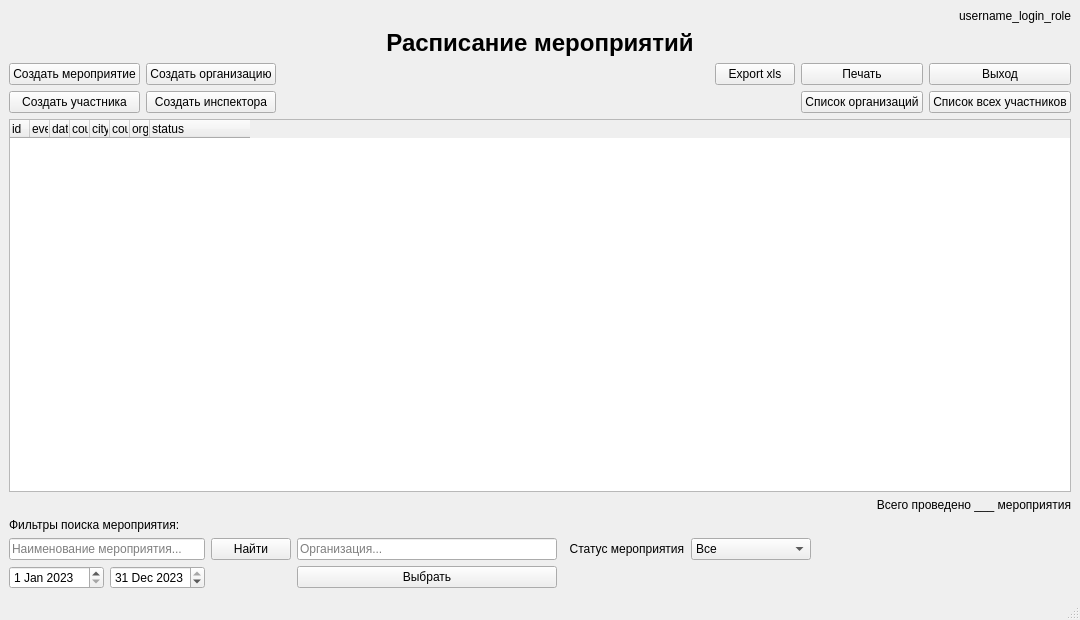
<?xml version="1.0" encoding="UTF-8"?>
<ui version="4.0">
 <class>Event_shedule</class>
 <widget class="QMainWindow" name="Event_shedule">
  <property name="geometry">
   <rect>
    <x>0</x>
    <y>0</y>
    <width>1080</width>
    <height>620</height>
   </rect>
  </property>
  <property name="windowTitle">
   <string>Event</string>
  </property>
  <widget class="QWidget" name="centralwidget">
   <layout class="QGridLayout" name="gridLayout_2">
    <item row="6" column="0" colspan="2">
     <widget class="QLabel" name="label_find_event">
      <property name="text">
       <string>Фильтры поиска мероприятия:</string>
      </property>
     </widget>
    </item>
    <item row="4" column="0" colspan="6">
     <widget class="QTreeWidget" name="tree_event_shedule">
      <property name="sizeAdjustPolicy">
       <enum>QAbstractScrollArea::AdjustToContents</enum>
      </property>
      <property name="columnCount">
       <number>8</number>
      </property>
      <attribute name="headerMinimumSectionSize">
       <number>20</number>
      </attribute>
      <attribute name="headerDefaultSectionSize">
       <number>20</number>
      </attribute>
      <attribute name="headerStretchLastSection">
       <bool>false</bool>
      </attribute>
      <column>
       <property name="text">
        <string>id</string>
       </property>
      </column>
      <column>
       <property name="text">
        <string notr="true">event_name</string>
       </property>
      </column>
      <column>
       <property name="text">
        <string notr="true">date_time</string>
       </property>
      </column>
      <column>
       <property name="text">
        <string notr="true">country</string>
       </property>
      </column>
      <column>
       <property name="text">
        <string notr="true">city</string>
       </property>
      </column>
      <column>
       <property name="text">
        <string notr="true">count</string>
       </property>
      </column>
      <column>
       <property name="text">
        <string>organization</string>
       </property>
      </column>
      <column>
       <property name="text">
        <string>status</string>
       </property>
      </column>
     </widget>
    </item>
    <item row="3" column="0">
     <widget class="QPushButton" name="pushButton_create_participant">
      <property name="text">
       <string>Создать участника</string>
      </property>
     </widget>
    </item>
    <item row="5" column="3" colspan="3">
     <widget class="QLabel" name="label_total_completed_events">
      <property name="text">
       <string>Всего проведено ___ мероприятия</string>
      </property>
      <property name="alignment">
       <set>Qt::AlignRight|Qt::AlignTrailing|Qt::AlignVCenter</set>
      </property>
     </widget>
    </item>
    <item row="3" column="1">
     <widget class="QPushButton" name="pushButton_create_inspector">
      <property name="text">
       <string>Создать инспектора</string>
      </property>
     </widget>
    </item>
    <item row="0" column="3" colspan="3">
     <widget class="QLabel" name="label_username_login_role">
      <property name="text">
       <string>username_login_role</string>
      </property>
      <property name="alignment">
       <set>Qt::AlignRight|Qt::AlignTrailing|Qt::AlignVCenter</set>
      </property>
     </widget>
    </item>
    <item row="1" column="0" colspan="6">
     <widget class="QLabel" name="label_event_shedule">
      <property name="font">
       <font>
        <pointsize>18</pointsize>
        <weight>75</weight>
        <bold>true</bold>
       </font>
      </property>
      <property name="text">
       <string>Расписание мероприятий</string>
      </property>
      <property name="alignment">
       <set>Qt::AlignCenter</set>
      </property>
     </widget>
    </item>
    <item row="2" column="1">
     <widget class="QPushButton" name="pushButton_create_organization">
      <property name="text">
       <string>Создать организацию</string>
      </property>
     </widget>
    </item>
    <item row="2" column="3">
     <widget class="QPushButton" name="pushButton_export_xls">
      <property name="text">
       <string>Export xls</string>
      </property>
     </widget>
    </item>
    <item row="2" column="4">
     <widget class="QPushButton" name="pushButton_print">
      <property name="text">
       <string>Печать</string>
      </property>
     </widget>
    </item>
    <item row="7" column="0" colspan="6">
     <layout class="QGridLayout" name="gridLayout">
      <item row="0" column="4">
       <widget class="QLabel" name="label_status_event">
        <property name="text">
         <string>  Статус мероприятия</string>
        </property>
       </widget>
      </item>
      <item row="1" column="1">
       <widget class="QDateEdit" name="dateEdit_finish_event">
        <property name="date">
         <date>
          <year>2023</year>
          <month>12</month>
          <day>31</day>
         </date>
        </property>
       </widget>
      </item>
      <item row="1" column="3">
       <widget class="QPushButton" name="pushButton_select_organization">
        <property name="text">
         <string>Выбрать</string>
        </property>
       </widget>
      </item>
      <item row="0" column="5">
       <widget class="QComboBox" name="comboBox_event_status">
        <item>
         <property name="text">
          <string>Все</string>
         </property>
        </item>
        <item>
         <property name="text">
          <string>Запланировано</string>
         </property>
        </item>
        <item>
         <property name="text">
          <string>Проведено</string>
         </property>
        </item>
        <item>
         <property name="text">
          <string>Отменено</string>
         </property>
        </item>
       </widget>
      </item>
      <item row="0" column="3">
       <widget class="QLineEdit" name="lineEdit_organization">
        <property name="placeholderText">
         <string>Организация...</string>
        </property>
       </widget>
      </item>
      <item row="0" column="0" colspan="2">
       <widget class="QLineEdit" name="lineEdit_find_event">
        <property name="placeholderText">
         <string>Наименование мероприятия...</string>
        </property>
       </widget>
      </item>
      <item row="0" column="6">
       <spacer name="horizontalSpacer_3">
        <property name="orientation">
         <enum>Qt::Horizontal</enum>
        </property>
        <property name="sizeHint" stdset="0">
         <size>
          <width>40</width>
          <height>20</height>
         </size>
        </property>
       </spacer>
      </item>
      <item row="1" column="0">
       <widget class="QDateEdit" name="dateEdit_begin_event">
        <property name="date">
         <date>
          <year>2023</year>
          <month>1</month>
          <day>1</day>
         </date>
        </property>
       </widget>
      </item>
      <item row="0" column="2">
       <widget class="QPushButton" name="pushButton_find_event">
        <property name="text">
         <string>Найти</string>
        </property>
       </widget>
      </item>
     </layout>
    </item>
    <item row="3" column="4">
     <widget class="QPushButton" name="pushButton_list_organization">
      <property name="text">
       <string>Список организаций</string>
      </property>
     </widget>
    </item>
    <item row="3" column="5">
     <widget class="QPushButton" name="pushButton_list_of_all_participants">
      <property name="text">
       <string>Список всех участников</string>
      </property>
     </widget>
    </item>
    <item row="2" column="0">
     <widget class="QPushButton" name="pushButton_create_event">
      <property name="text">
       <string>Создать мероприятие</string>
      </property>
     </widget>
    </item>
    <item row="2" column="2">
     <spacer name="horizontalSpacer">
      <property name="orientation">
       <enum>Qt::Horizontal</enum>
      </property>
      <property name="sizeHint" stdset="0">
       <size>
        <width>40</width>
        <height>20</height>
       </size>
      </property>
     </spacer>
    </item>
    <item row="2" column="5">
     <widget class="QPushButton" name="pushButton_exit">
      <property name="text">
       <string>Выход</string>
      </property>
     </widget>
    </item>
   </layout>
  </widget>
  <widget class="QMenuBar" name="menubar">
   <property name="geometry">
    <rect>
     <x>0</x>
     <y>0</y>
     <width>1080</width>
     <height>22</height>
    </rect>
   </property>
  </widget>
  <widget class="QStatusBar" name="statusbar"/>
 </widget>
 <tabstops>
  <tabstop>pushButton_create_event</tabstop>
  <tabstop>pushButton_create_participant</tabstop>
  <tabstop>pushButton_create_organization</tabstop>
  <tabstop>pushButton_create_inspector</tabstop>
  <tabstop>tree_event_shedule</tabstop>
  <tabstop>pushButton_export_xls</tabstop>
  <tabstop>pushButton_print</tabstop>
  <tabstop>lineEdit_find_event</tabstop>
  <tabstop>dateEdit_begin_event</tabstop>
  <tabstop>dateEdit_finish_event</tabstop>
  <tabstop>comboBox_event_status</tabstop>
 </tabstops>
 <resources/>
 <connections>
  <connection>
   <sender>pushButton_create_event</sender>
   <signal>clicked()</signal>
   <receiver>Event_shedule</receiver>
   <slot>show()</slot>
   <hints>
    <hint type="sourcelabel">
     <x>115</x>
     <y>114</y>
    </hint>
    <hint type="destinationlabel">
     <x>486</x>
     <y>299</y>
    </hint>
   </hints>
  </connection>
  <connection>
   <sender>pushButton_create_participant</sender>
   <signal>clicked()</signal>
   <receiver>Event_shedule</receiver>
   <slot>show()</slot>
   <hints>
    <hint type="sourcelabel">
     <x>115</x>
     <y>154</y>
    </hint>
    <hint type="destinationlabel">
     <x>486</x>
     <y>299</y>
    </hint>
   </hints>
  </connection>
  <connection>
   <sender>pushButton_create_organization</sender>
   <signal>clicked()</signal>
   <receiver>Event_shedule</receiver>
   <slot>show()</slot>
   <hints>
    <hint type="sourcelabel">
     <x>305</x>
     <y>114</y>
    </hint>
    <hint type="destinationlabel">
     <x>486</x>
     <y>299</y>
    </hint>
   </hints>
  </connection>
  <connection>
   <sender>pushButton_create_inspector</sender>
   <signal>clicked()</signal>
   <receiver>Event_shedule</receiver>
   <slot>show()</slot>
   <hints>
    <hint type="sourcelabel">
     <x>305</x>
     <y>154</y>
    </hint>
    <hint type="destinationlabel">
     <x>486</x>
     <y>299</y>
    </hint>
   </hints>
  </connection>
  <connection>
   <sender>pushButton_export_xls</sender>
   <signal>clicked()</signal>
   <receiver>Event_shedule</receiver>
   <slot>showFullScreen()</slot>
   <hints>
    <hint type="sourcelabel">
     <x>665</x>
     <y>114</y>
    </hint>
    <hint type="destinationlabel">
     <x>486</x>
     <y>299</y>
    </hint>
   </hints>
  </connection>
  <connection>
   <sender>pushButton_print</sender>
   <signal>clicked()</signal>
   <receiver>Event_shedule</receiver>
   <slot>show()</slot>
   <hints>
    <hint type="sourcelabel">
     <x>775</x>
     <y>114</y>
    </hint>
    <hint type="destinationlabel">
     <x>486</x>
     <y>299</y>
    </hint>
   </hints>
  </connection>
  <connection>
   <sender>pushButton_find_event</sender>
   <signal>clicked()</signal>
   <receiver>tree_event_shedule</receiver>
   <slot>clear()</slot>
   <hints>
    <hint type="sourcelabel">
     <x>848</x>
     <y>544</y>
    </hint>
    <hint type="destinationlabel">
     <x>535</x>
     <y>322</y>
    </hint>
   </hints>
  </connection>
  <connection>
   <sender>comboBox_event_status</sender>
   <signal>currentIndexChanged(QString)</signal>
   <receiver>tree_event_shedule</receiver>
   <slot>expandAll()</slot>
   <hints>
    <hint type="sourcelabel">
     <x>983</x>
     <y>543</y>
    </hint>
    <hint type="destinationlabel">
     <x>539</x>
     <y>313</y>
    </hint>
   </hints>
  </connection>
  <connection>
   <sender>pushButton_select_organization</sender>
   <signal>clicked()</signal>
   <receiver>Event_shedule</receiver>
   <slot>show()</slot>
   <hints>
    <hint type="sourcelabel">
     <x>498</x>
     <y>574</y>
    </hint>
    <hint type="destinationlabel">
     <x>539</x>
     <y>309</y>
    </hint>
   </hints>
  </connection>
  <connection>
   <sender>pushButton_exit</sender>
   <signal>clicked()</signal>
   <receiver>Event_shedule</receiver>
   <slot>close()</slot>
   <hints>
    <hint type="sourcelabel">
     <x>884</x>
     <y>114</y>
    </hint>
    <hint type="destinationlabel">
     <x>486</x>
     <y>299</y>
    </hint>
   </hints>
  </connection>
 </connections>
</ui>
